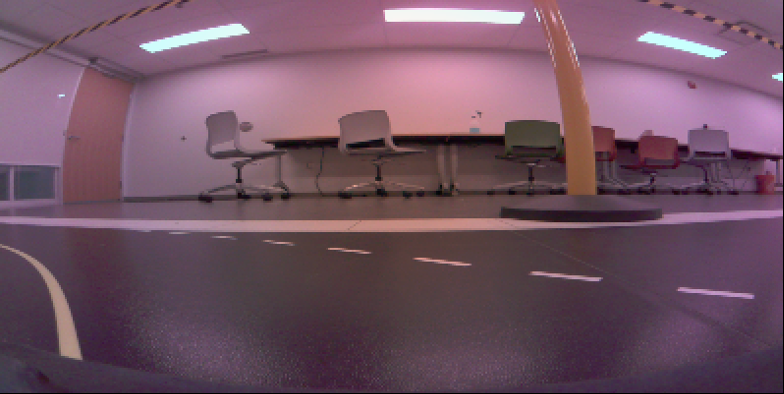
#> input picture Lab2/car_view.png, 784 x 394 px
$ python Prelab.py
#> lines starting #> are read from the running program, lines starting #| are printed output that depends on the picture; after the words box and inside, x2 and y2 are one past the last pixel; in counts of white or black regions, pixels touching at a corner belong together
import cv2
import numpy as np


image = cv2.imread('car_view.png')
#> image is the input picture: shape (394, 784, 3); mean B, G, R 99.4, 83.1, 113
cv2.imshow("before",image)

gray_image=cv2.cvtColor(image, cv2.COLOR_BGR2GRAY)
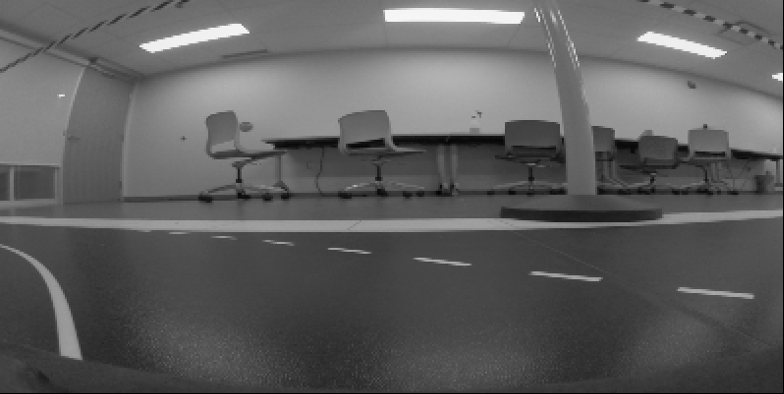
#> gray_image: shape (394, 784); min 0, max 251, mean 93.9

cv2.imshow("GreyScale",gray_image)
gray_image = cv2.GaussianBlur(gray_image, (3, 3), 0)
cv2.imshow("GreyScadle",gray_image)

lines = cv2.Canny(gray_image,40,200)
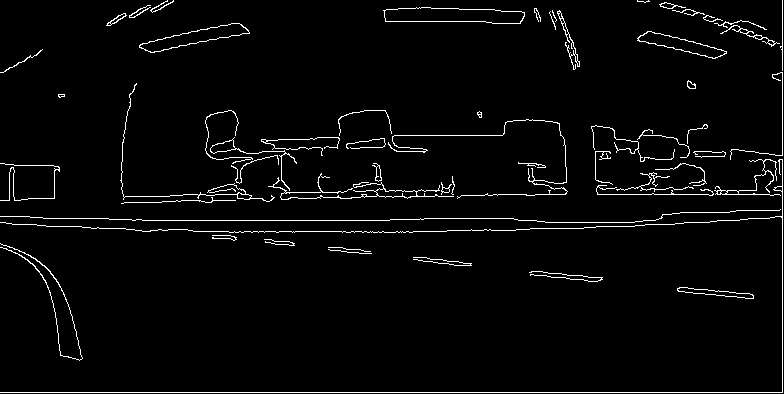
#> lines: shape (394, 784); 3.1% white in thin lines or dots

mask = np.zeros(lines.shape[:2], dtype="uint8")
x, y, w, h = 0, 235, 784, 159
cv2.rectangle(mask, (x, y), (x + w, y + h), 255, -1)
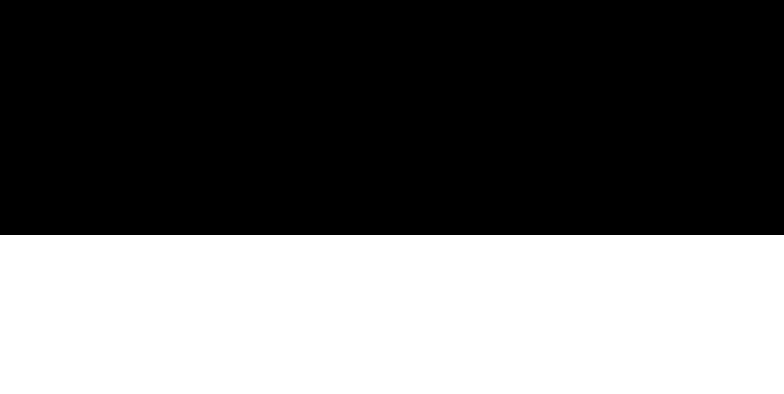
#> mask: shape (394, 784); 40.4% white; 1 white region, box (x1, y1, x2, y2) and area: (0, 235, 784, 394) 124656
masked_image = cv2.bitwise_and(lines, lines, mask=mask)
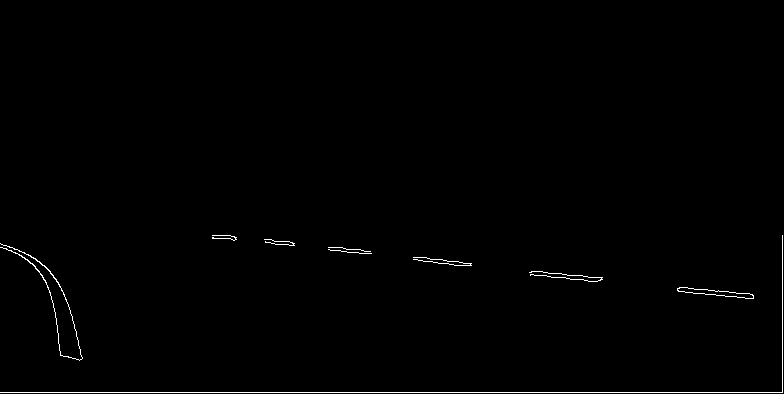
#> masked_image: shape (394, 784); 0.62% white in thin lines or dots, all inside (x1, y1, x2, y2) = (0, 235, 783, 393)


cv2.imshow("masked", masked_image)

cv2.waitKey(50000)
cv2.destroyAllWindows()
cv2.waitKey(1)
